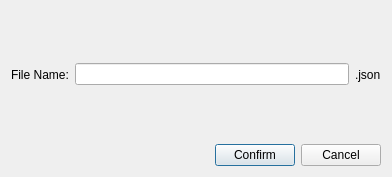
<?xml version="1.0" encoding="UTF-8"?>
<ui version="4.0">
 <class>Dialog</class>
 <widget class="QDialog" name="Dialog">
  <property name="geometry">
   <rect>
    <x>0</x>
    <y>0</y>
    <width>392</width>
    <height>177</height>
   </rect>
  </property>
  <property name="windowTitle">
   <string>Dialog</string>
  </property>
  <layout class="QVBoxLayout" name="verticalLayout">
   <item>
    <layout class="QHBoxLayout" name="horizontalLayout_2">
     <item>
      <widget class="QLabel" name="label">
       <property name="text">
        <string>File Name:</string>
       </property>
      </widget>
     </item>
     <item>
      <widget class="QLineEdit" name="lineEdit"/>
     </item>
     <item>
      <widget class="QLabel" name="label_2">
       <property name="text">
        <string>.json</string>
       </property>
      </widget>
     </item>
    </layout>
   </item>
   <item>
    <layout class="QHBoxLayout" name="horizontalLayout">
     <item>
      <spacer name="horizontalSpacer">
       <property name="orientation">
        <enum>Qt::Horizontal</enum>
       </property>
       <property name="sizeHint" stdset="0">
        <size>
         <width>40</width>
         <height>20</height>
        </size>
       </property>
      </spacer>
     </item>
     <item>
      <widget class="QPushButton" name="pushButton">
       <property name="text">
        <string>Confirm</string>
       </property>
      </widget>
     </item>
     <item>
      <widget class="QPushButton" name="pushButton_2">
       <property name="text">
        <string>Cancel</string>
       </property>
      </widget>
     </item>
    </layout>
   </item>
  </layout>
 </widget>
 <resources/>
 <connections/>
</ui>
